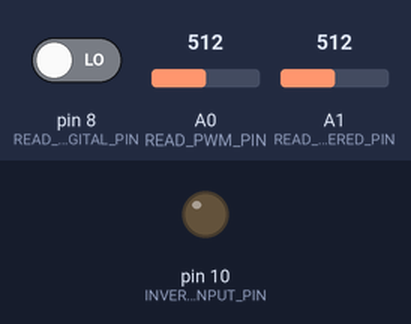
This sketch was run on a simulated Arduino Uno, built with avr-gcc and run on an emulated ATmega328P. On the bench: output pins drawn as LEDs (lit = HIGH). Inputs (shaded band) come from the test bench; at power-on: pin 8 (READ_DIGITAL_PIN) LOW, A0 (READ_PWM_PIN) = 512, A1 (READ_FILTERED_PIN) = 512. What the sketch prints to the serial monitor is not drawn.

Above: at 0.05 s.
At 1.2 s:
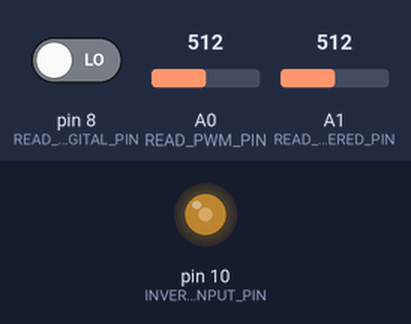
At 2.35 s:
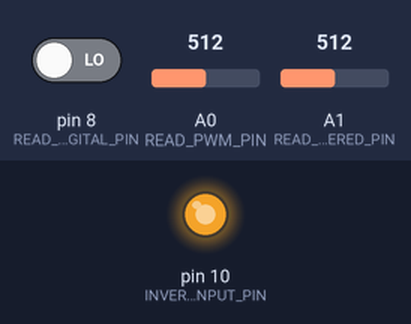
At 4.7 s:
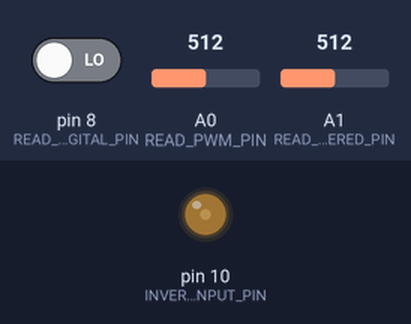
Timing chart, 0 to 6.8 s (numbered marks = the images above):
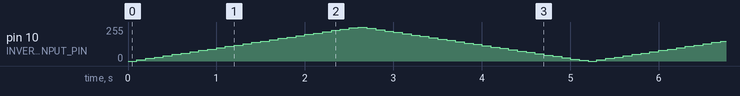

The sketch:

_01_LM741_comparator_01.ino
```cpp
// (licence header left out)
/*
  Comparator741
  Uses an Arduino to test LM741 comparator behaviour and plot the results with processing
  For info and circuit diagrams see https://github.com/tardate/LittleArduinoProjects/tree/master/Electronics101/Comparator741
*/

#include <FlexiTimer2.h>                // use timer for sampling to get even time base for data

#define INVERTED_INPUT_PIN 10
const int READ_PWM_PIN = A0;
const int READ_FILTERED_PIN = A1;
const int READ_DIGITAL_PIN = 8;

int inverted_value = 0;

void setup() {
  Serial.begin(115200);                 // initialize serial communications (to match that used by PlotNValues.pde)
  pinMode(INVERTED_INPUT_PIN, OUTPUT);

  FlexiTimer2::set(10, sample);
  FlexiTimer2::start();
}

void loop() {
   for (inverted_value = 0; inverted_value <= 255; inverted_value += 10) {
    analogWrite(INVERTED_INPUT_PIN, inverted_value);
    delay(100);
  }
  for (inverted_value = 255; inverted_value >= 0; inverted_value -= 10) {
    analogWrite(INVERTED_INPUT_PIN, inverted_value);
    delay(100);
  }
}

// sample values and pipe to processing
void sample() {
  String result = "";
  Serial.println(result + inverted_value + "," + analogRead(READ_PWM_PIN) + "," + analogRead(READ_FILTERED_PIN) + "," + digitalRead(READ_DIGITAL_PIN));
}
```
